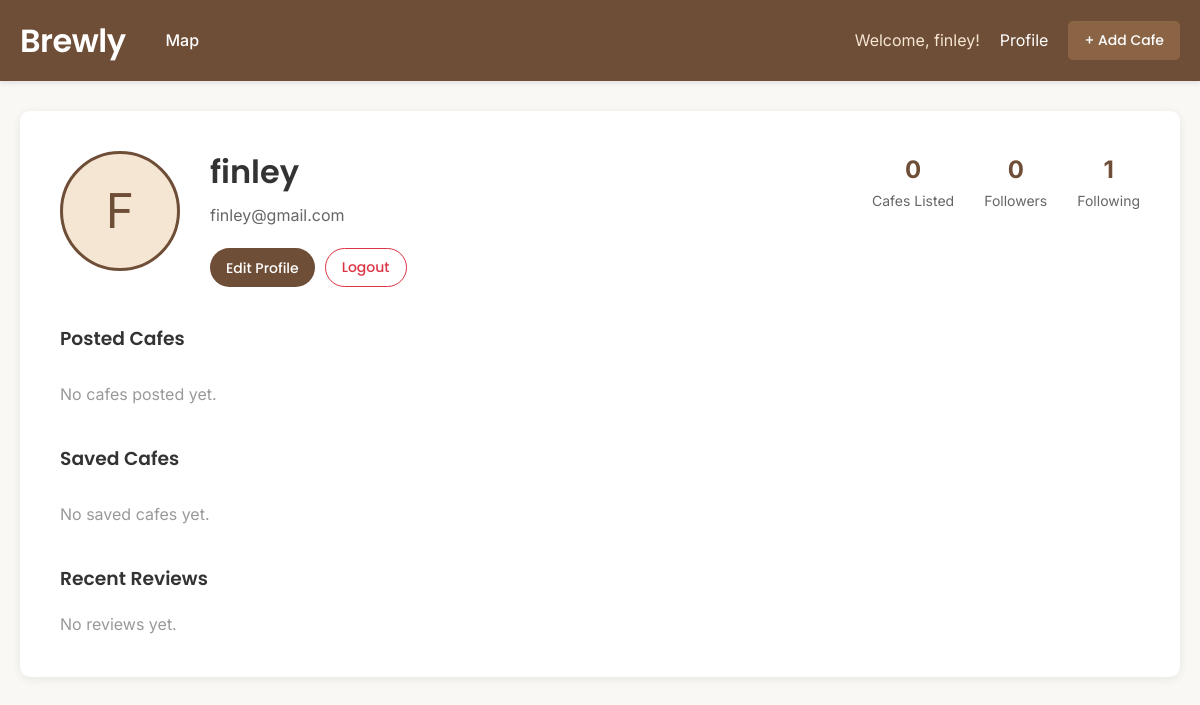
Page /cafes/profile/ (signed in) on the earlier database version.
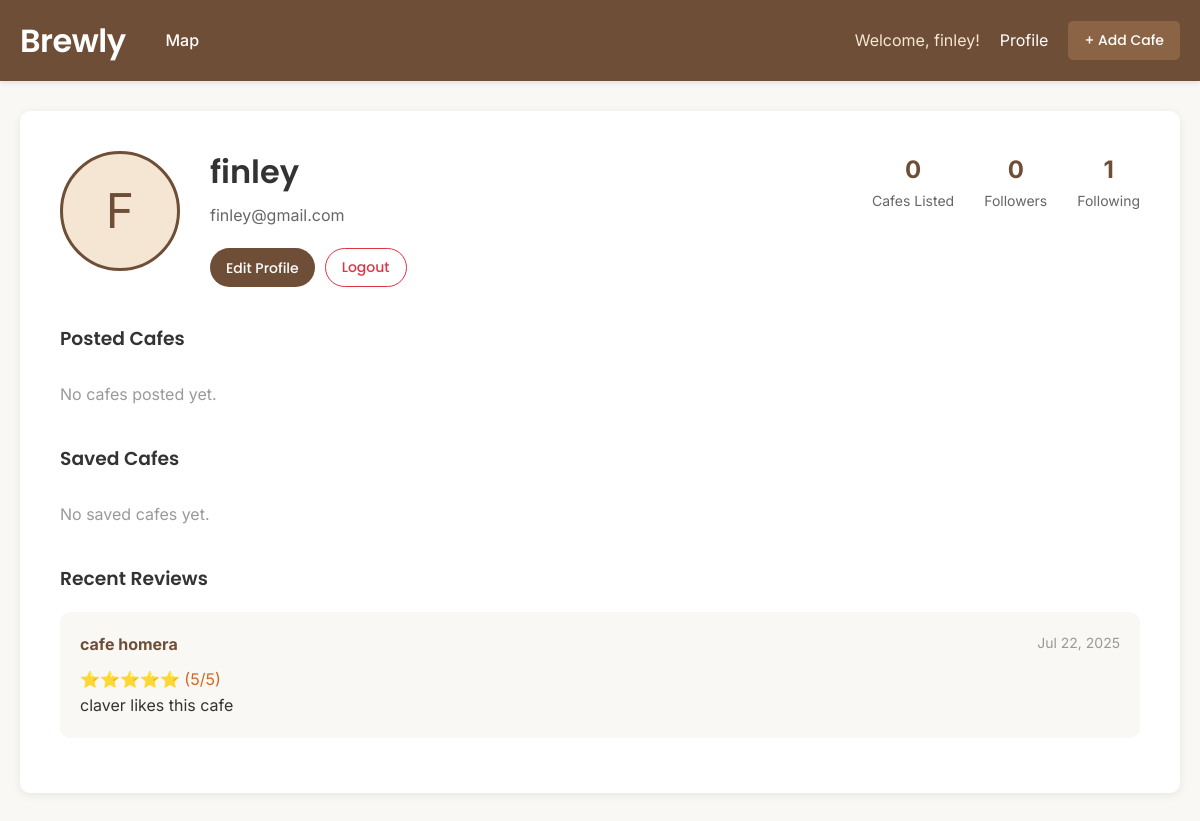
Same page on the later database version.
### cafes/models.py (models this page shows, shortened)
class Rating(models.Model):
    cafe = models.ForeignKey(Cafe, on_delete=models.CASCADE, related_name='ratings')
    user = models.ForeignKey(User, on_delete=models.CASCADE)
    stars = models.IntegerField()
    comment = models.TextField(blank=True)
    created_at = models.DateTimeField(auto_now_add=True)
    class Meta:
        unique_together = ('cafe', 'user') # each user can only rate each cafe once

class Cafe(models.Model):
    name = models.CharField(max_length=100)
    address = models.CharField(max_length=200)
    description = models.TextField(blank=True)
    photo = models.ImageField(upload_to='cafes/', blank=True)
    has_wifi = models.BooleanField(default=False)
    has_power_outlet = models.BooleanField(default=False)
    has_restroom = models.BooleanField(default=False)
    posted_by = models.ForeignKey(User, on_delete=models.CASCADE)
    posted_at = models.DateTimeField(auto_now_add=True)
    latitude = models.FloatField(null=True, blank=True)
    longitude = models.FloatField(null=True, blank=True)
    opening_time = models.TimeField(null=True, blank=True)
    closing_time = models.TimeField(null=True, blank=True)

### cafes/views.py (the view)
# urls.py: path('profile/', UserProfileView.as_view(), name='profile'),
@method_decorator(login_required, name='dispatch')
class UserProfileView(DetailView):
    model = User
    template_name = 'cafes/profile.html'
    context_object_name = 'profile_user'
    def get_object(self):
        return self.request.user
    def get_context_data(self, **kwargs):
        context = super().get_context_data(**kwargs)
        context['cafes'] = self.request.user.cafe_set.all()
        context['ratings'] = self.request.user.rating_set.all()
        context['bookmarked_cafes'] = [bookmark.cafe for bookmark in self.request.user.bookmarks.all()]
        context['followers'] = self.request.user.followers.all()
        context['following'] = self.request.user.following.all()
        return context

### cafes/templates/cafes/profile.html (shortened to what the changed rows need)
{% extends "base.html" %}
{% block content %}
  <div class="profile-container">
    <div class="profile-header">
      <div class="profile-info">
        <h1 class="profile-name">{{ profile_user.username }}</h1>
      </div>
    </div>
    <div style="margin-top: 40px;">
      <h3 class="mb-20">Recent Reviews</h3>
      {% for rating in ratings|slice:":5" %}
        <div class="comment-item">
          <div class="comment-header">
            <a href="{% url 'cafe-detail' rating.cafe.pk %}" class="comment-author">{{ rating.cafe.name }}</a>
            <span class="comment-date">{{ rating.created_at|date:"M d, Y" }}</span>
          </div>
          <div class="comment-rating">
            {% if rating.stars == 1 %}⭐
            {% elif rating.stars == 2 %}⭐⭐
            {% elif rating.stars == 3 %}⭐⭐⭐
            {% elif rating.stars == 4 %}⭐⭐⭐⭐
            {% elif rating.stars == 5 %}⭐⭐⭐⭐⭐
            {% endif %} ({{ rating.stars }}/5)
          </div>
          {% if rating.comment %}
            <p class="comment-text">{{ rating.comment }}</p>
          {% endif %}
        </div>
      {% empty %}
        <p style="color: #999;">No reviews yet.</p>
      {% endfor %}
    </div>
  </div>
{% endblock %}

Differences in the rows shown:
added Rating: cafe.name "cafe homera", created_at "Jul 22, 2025", stars "5", comment "claver likes this cafe"
Other differences:
text no longer shown: "No reviews yet."
